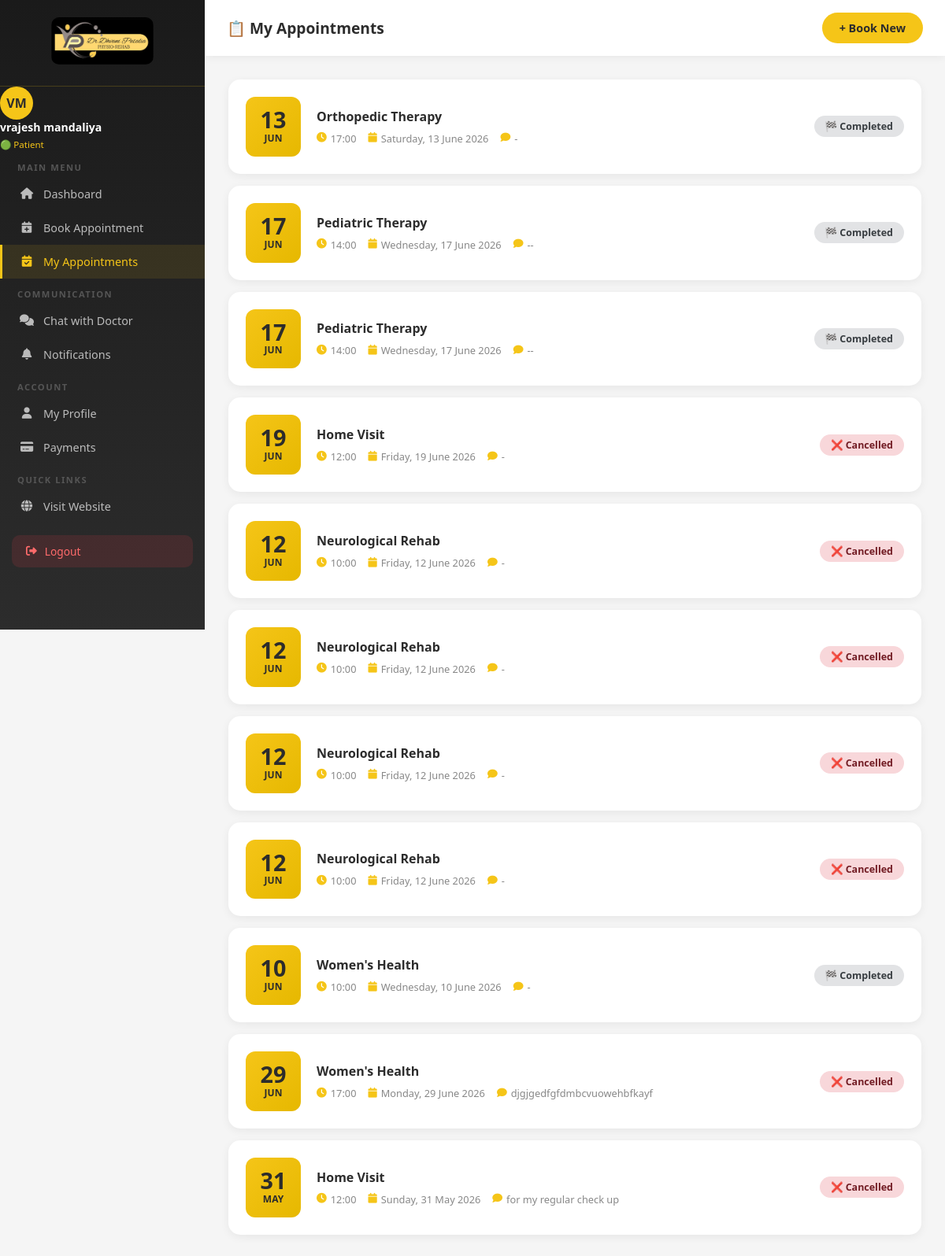
The app's page /my-appointments/ (signed in) with its own data.
### core/models.py (models this page shows, shortened)
class Appointment(models.Model):
    STATUS_CHOICES = [
        ("pending", "Pending"),
        ("confirmed", "Confirmed"),
        ("completed", "Completed"),
        ("cancelled", "Cancelled"),
    ]
    SERVICE_CHOICES = [
        ("orthopedic", "Orthopedic Therapy"),
        ("neurological", "Neurological Rehab"),
        ("sports", "Sports Rehabilitation"),
        ("pediatric", "Pediatric Therapy"),
        ("womens", "Women's Health"),
        ("home_visit", "Home Visit"),
    ]
    TIME_CHOICES = [
        ("09:00", "9:00 AM"),
        ("10:00", "10:00 AM"),
        ("11:00", "11:00 AM"),
        ("12:00", "12:00 PM"),
        ("14:00", "2:00 PM"),
        ("15:00", "3:00 PM"),
        ("16:00", "4:00 PM"),
        ("17:00", "5:00 PM"),
    ]
    hospital = models.ForeignKey(
        "Hospital",
        on_delete=models.SET_NULL,
        null=True,
        blank=True,
        related_name="appointments",
    )
    patient = models.ForeignKey(
        User,
        on_delete=models.CASCADE,
        related_name="appointments",
        null=True,
        blank=True,
    )
    name = models.CharField(max_length=100)
    email = models.EmailField()
    phone = models.CharField(max_length=15)
    service = models.CharField(max_length=50, choices=SERVICE_CHOICES)
    date = models.DateField()
    time = models.CharField(max_length=10, choices=TIME_CHOICES)
    notes = models.TextField(blank=True, null=True)
    status = models.CharField(max_length=20, choices=STATUS_CHOICES, default="pending")
    consultation_fee = models.DecimalField(
        max_digits=8,
        decimal_places=2,
        null=True,
        blank=True,
        help_text="Consultation / treatment fee in ₹",
    )
    created_at = models.DateTimeField(auto_now_add=True)
    class Meta:
        ordering = ["-created_at"]

### core/views.py (the view)
# urls.py: path("my-appointments/", views.my_appointments, name="my_appointments"),
@login_required
def my_appointments(request):
    appointments = Appointment.objects.filter(patient=request.user)
    return render(request, "my_appointments.html", {"appointments": appointments})

### templates/my_appointments.html (shortened to what this page needs)
{% load static %}
<!DOCTYPE html>
<html lang="en">
<head>
    <link href="https://cdnjs.cloudflare.com/ajax/libs/font-awesome/6.4.0/css/all.min.css" rel="stylesheet">
</head>
<body>
            <aside class="sidebar">
            <div class="sidebar-logo">
                <img src="{% static 'images/Dhvani_Patalia.jpeg' %}" alt="Logo" />
            </div>
            <div class="sidebar-user">
                <div class="user-avatar">
                    {{ user.first_name|first|upper }}{{ user.last_name|first|upper }}
                </div>
                <div class="user-info">
                    <h4>{{ user.get_full_name|default:user.username }}</h4>
                    <span>🟢 Patient</span>
                </div>
            </div>
            <nav>
                <div class="nav-section">Main Menu</div>
                <a href="{% url 'client_dashboard' %}" class="nav-item"><i class="fas fa-home"></i> Dashboard</a>
                <a href="{% url 'book_appointment' %}" class="nav-item"><i class="fas fa-calendar-plus"></i> Book Appointment</a>
                <a href="{% url 'my_appointments' %}" class="nav-item active"><i class="fas fa-calendar-check"></i> My Appointments</a>
                <div class="nav-section">Communication</div>
                <a href="{% url 'client_chat' %}" class="nav-item"><i class="fas fa-comments"></i> Chat with Doctor</a>
                <a href="{% url 'notifications' %}" class="nav-item"><i class="fas fa-bell"></i> Notifications</a>
                <div class="nav-section">Account</div>
                <a href="{% url 'profile' %}" class="nav-item"><i class="fas fa-user"></i> My Profile</a>
                <a href="{% url 'payments' %}" class="nav-item"><i class="fas fa-credit-card"></i> Payments</a>
                <div class="nav-section">Quick Links</div>
                <a href="{% url 'home' %}" class="nav-item"><i class="fas fa-globe"></i> Visit Website</a>
            </nav>
            <a href="{% url 'logout' %}" class="logout-btn"><i class="fas fa-sign-out-alt"></i> Logout</a>
        </aside>
    <div class="main-content">
        <div class="topbar">
            <h1>📋 My Appointments</h1>
            <a href="{% url "book_appointment" %}" class="btn-book">+ Book New</a>
        </div>
        <div class="dashboard-body">
            {% if appointments %}
            <div class="appt-grid">
                {% for appt in appointments %}
                <div class="appt-card">
                    <div class="appt-date-box">
                        <div class="day">{{ appt.date|date:"d" }}</div>
                        <div class="month">{{ appt.date|date:"M" }}</div>
                    </div>
                    <div class="appt-details">
                        <h3>{{ appt.get_service_display }}</h3>
                        <div class="appt-meta">
                            <span><i class="fas fa-clock"></i> {{ appt.time }}</span>
                            <span><i class="fas fa-calendar"></i> {{ appt.date|date:"l, d F Y" }}</span>
                            {% if appt.notes %}
                            <span><i class="fas fa-comment"></i> {{ appt.notes|truncatechars:40 }}</span>
                            {% endif %}
                        </div>
                    </div>
                    <span class="badge badge-{{ appt.status }}">
                        {% if appt.status == 'pending' %}⏳ Pending
                        {% elif appt.status == 'confirmed' %}✅ Confirmed
                        {% elif appt.status == 'completed' %}🏁 Completed
                        {% else %}❌ Cancelled{% endif %}
                    </span>
                </div>
                {% endfor %}
            </div>
            {% endif %}
        </div>
    </div>
</body>
</html>

### templates/my_appointments.html (style rules this page uses)
* { margin: 0; padding: 0; box-sizing: border-box; }
body { font-family: 'Segoe UI', sans-serif; background: #f5f5f5; display: flex; min-height: 100vh; }
.sidebar { width: 260px; height: 100vh; position: fixed; left: 0; top: 0; background: linear-gradient(180deg, #1a1a1a, #2C2C2C); overflow-y: auto; scrollbar-width: none; }
.sidebar-logo { padding: 22px 20px; border-bottom: 1px solid rgba(245, 197, 24, 0.2); text-align: center; }
.sidebar-logo img { width: 130px; border-radius: 10px; }
.user-avatar { width: 42px; height: 42px; background: #F5C518; border-radius: 50%; display: flex; align-items: center; justify-content: center; font-weight: 800; color: #2C2C2C; }
.user-info h4 { color: white; font-size: 0.88em; }
.user-info span { color: #F5C518; font-size: 0.72em; }
.nav-section { padding: 12px 22px 5px; color: #555; font-size: 0.7em; text-transform: uppercase; letter-spacing: 1.5px; font-weight: 700; }
.nav-item { display: flex; align-items: center; gap: 12px; padding: 12px 22px; color: #bbb; text-decoration: none; font-size: 0.9em; transition: all 0.3s; border-left: 3px solid transparent; }
.nav-item:hover, .nav-item.active { background: rgba(245, 197, 24, 0.1); color: #F5C518; border-left-color: #F5C518; }
.nav-item i { width: 18px; text-align: center; }
.logout-btn { margin: 15px; display: flex; align-items: center; gap: 10px; padding: 11px 18px; background: rgba(220, 53, 69, 0.15); color: #ff6b6b; border-radius: 10px; text-decoration: none; font-size: 0.86em; }
.main-content { margin-left: 260px; flex: 1; }
.topbar { background: white; padding: 16px 28px; display: flex; align-items: center; justify-content: space-between; box-shadow: 0 2px 10px rgba(0, 0, 0, 0.06); }
.topbar h1 { font-size: 1.2em; color: #2C2C2C; font-weight: 700; }
.dashboard-body { padding: 30px; }
.btn-book { background: #F5C518; color: #2C2C2C; padding: 10px 22px; border-radius: 25px; font-weight: 700; text-decoration: none; font-size: 0.9em; }
.appt-grid { display: grid; gap: 15px; }
.appt-card { background: white; border-radius: 15px; padding: 22px; box-shadow: 0 3px 12px rgba(0, 0, 0, 0.06); display: flex; align-items: center; gap: 20px; transition: transform 0.3s; }
.appt-date-box { background: linear-gradient(135deg, #F5C518, #e6b800); color: #2C2C2C; border-radius: 12px; padding: 15px; text-align: center; min-width: 70px; }
.appt-date-box .day { font-size: 1.8em; font-weight: 900; line-height: 1; }
.appt-date-box .month { font-size: 0.75em; font-weight: 700; text-transform: uppercase; }
.appt-details { flex: 1; }
.appt-details h3 { font-size: 1em; font-weight: 700; color: #2C2C2C; margin-bottom: 5px; }
.appt-meta { display: flex; gap: 15px; margin-top: 8px; flex-wrap: wrap; }
.appt-meta span { font-size: 0.8em; color: #888; display: flex; align-items: center; gap: 5px; }
.appt-meta i { color: #F5C518; }
.badge { padding: 5px 14px; border-radius: 20px; font-size: 0.78em; font-weight: 700; }
.badge-completed { background: #e2e3e5; color: #383d41; }
.badge-cancelled { background: #f8d7da; color: #721c24; }

### records on screen
Appointment: date "13", date "JUN", service "Orthopedic Therapy", time "17:00", date "Saturday, 13 June 2026", notes "-", status "🏁 Completed"
Appointment: date "17", date "JUN", service "Pediatric Therapy", time "14:00", date "Wednesday, 17 June 2026", notes "--", status "🏁 Completed"
Appointment: date "17", date "JUN", service "Pediatric Therapy", time "14:00", date "Wednesday, 17 June 2026", notes "--", status "🏁 Completed"
Appointment: date "19", date "JUN", service "Home Visit", time "12:00", date "Friday, 19 June 2026", notes "-", status "❌ Cancelled"
Appointment: date "12", date "JUN", service "Neurological Rehab", time "10:00", date "Friday, 12 June 2026", notes "-", status "❌ Cancelled"
Appointment: date "12", date "JUN", service "Neurological Rehab", time "10:00", date "Friday, 12 June 2026", notes "-", status "❌ Cancelled"
Appointment: date "12", date "JUN", service "Neurological Rehab", time "10:00", date "Friday, 12 June 2026", notes "-", status "❌ Cancelled"
Appointment: date "12", date "JUN", service "Neurological Rehab", time "10:00", date "Friday, 12 June 2026", notes "-", status "❌ Cancelled"
Appointment: date "10", date "JUN", service "Women's Health", time "10:00", date "Wednesday, 10 June 2026", notes "-", status "🏁 Completed"
Appointment: date "29", date "JUN", service "Women's Health", time "17:00", date "Monday, 29 June 2026", notes "djgjgedfgfdmbcvuowehbfkayf", status "❌ Cancelled"
Appointment: date "31", date "MAY", service "Home Visit", time "12:00", date "Sunday, 31 May 2026", notes "for my regular check up", status "❌ Cancelled"

### other values on screen
{{ user.first_name|first|upper }} "V"
{{ user.last_name|first|upper }} "M"
{{ user.get_full_name|default:user.username }} "vrajesh mandaliya"
